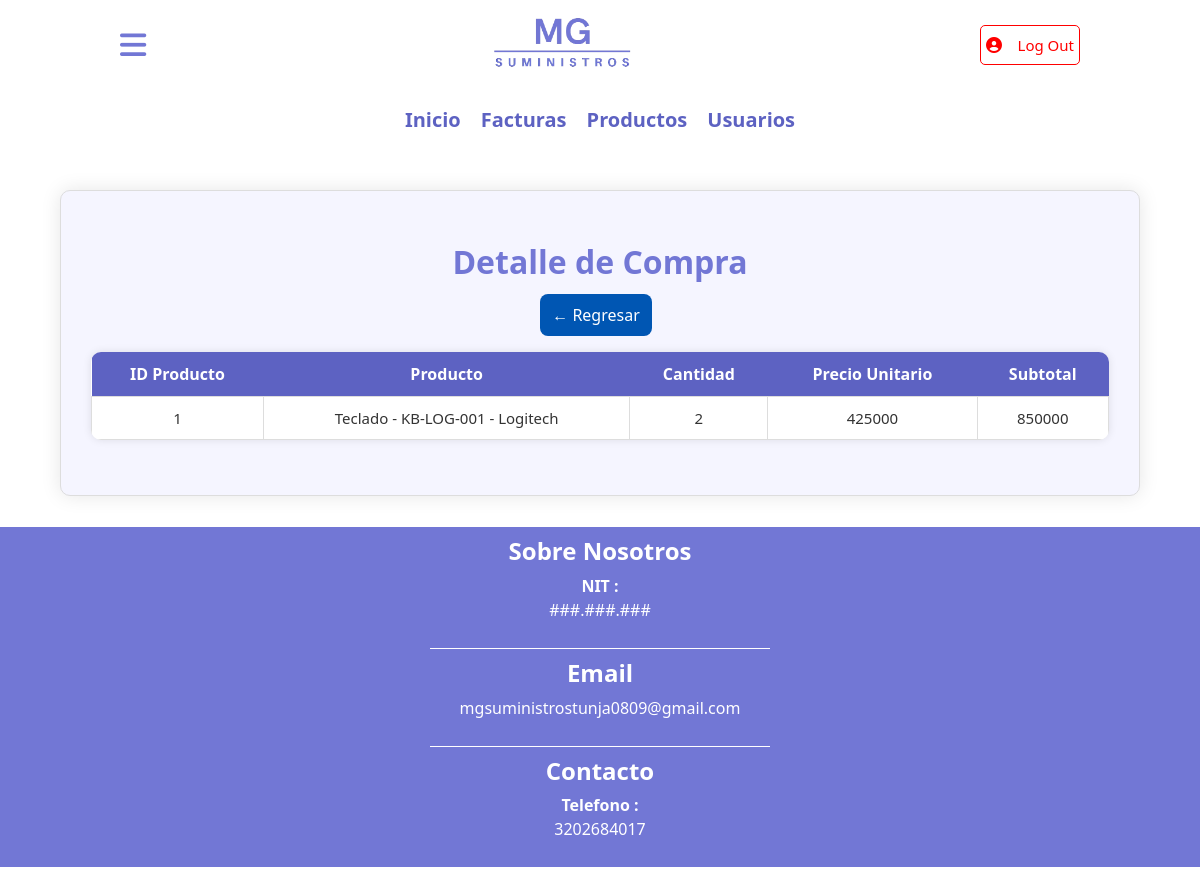
/compra_producto/select.php?id=1 (signed in), run on the app's committed database.
### tables this page shows
CREATE TABLE `compra_producto` (
  `id_compra_producto` int(11) NOT NULL,
  `cantidad` int(11) NOT NULL,
  `precio_unitario` decimal(12,0) NOT NULL,
  `id_compra` int(11) NOT NULL,
  `id_producto` int(11) NOT NULL
);

CREATE TABLE `producto` (
  `id_producto` int(11) NOT NULL,
  `id_categoria` int(11) NOT NULL,
  `id_marca` int(11) NOT NULL,
  `referencia` varchar(50) NOT NULL,
  `stock` int(11) NOT NULL,
  `precio_compra` decimal(10,2) NOT NULL,
  `precio_venta` decimal(10,2) NOT NULL,
  `id_proveedor` int(11) DEFAULT NULL
);

### compra_producto/select.php (the view, shortened to what this page needs)
<?php
require_once("../config/database.php");
$id_compra = intval($_GET['id']);
?>
<!DOCTYPE html>
<html lang="es">
<head>
    <link rel="stylesheet" href="../CSS/styles.css">
</head>
<body>
<?php include('../temp/header.php'); ?>
<?php include('../temp/contenido.php'); ?>
<div id="contenido">
    <form action="select.php" method="POST" name="select">
        <fieldset>
            <legend id="titulo-form">
                <h2>Detalle de Compra </h2>
            </legend>
    <a href="../compra/select.php" class="btn-filtro">← Regresar</a>
    <table class="tabla_roles">
        <tr>
            <th>ID Producto</th>
            <th>Producto</th>
            <th>Cantidad</th>
            <th>Precio Unitario</th>
            <th>Subtotal</th>
        </tr>
        <?php
        $sql = "
            SELECT
            producto.id_producto,
            CONCAT(
                categoria.tipo_categoria, ' - ',
                producto.referencia, ' - ',
                marca.nombre_marca
            ) AS producto_completo,
            compra_producto.cantidad,
            compra_producto.precio_unitario,
            (compra_producto.cantidad * compra_producto.precio_unitario) AS subtotal
            FROM compra_producto
            INNER JOIN producto
                ON compra_producto.id_producto = producto.id_producto
            INNER JOIN categoria
                ON producto.id_categoria = categoria.id_categoria
            INNER JOIN marca
                ON producto.id_marca = marca.id_marca
            WHERE compra_producto.id_compra = $id_compra
        ";
        $result = mysqli_query($conexion, $sql);
        if (mysqli_num_rows($result) > 0) {
            while ($fila = mysqli_fetch_assoc($result)) {
                echo "<tr>
                        <td>{$fila['id_producto']}</td>
                        <td>{$fila['producto_completo']}</td>
                        <td>{$fila['cantidad']}</td>
                        <td>{$fila['precio_unitario']}</td>
                        <td>{$fila['subtotal']}</td>
                      </tr>";
            }
        } else {
            echo "<tr><td colspan='5'>No hay productos en esta compra.</td></tr>";
        }
        ?>
    </table>
    </fieldset>
</form>
</div>
<?php include('../temp/footer.php'); ?>
</body>
</html>

### CSS/styles.css (style rules this page uses)
body { margin: 0; font-family:'Segoe UI', Tahoma, Geneva, Verdana, sans-serif; font-weight: 400px; }
#contenido { text-align: center; align-items: center; height: auto; align-content: center; margin-bottom: 30px; }
#contenido form { text-align: center; align-items: center; background-color: #F5F5FF ; border-radius:10px ; box-shadow: 0 0 20px rgba(0, 0, 0,0.1); width: 90%; margin: auto; }
fieldset { border: 1px solid #ddd; border-radius: 10px; padding: 30px; overflow-x: auto; -webkit-overflow-scrolling: touch; }
#titulo-form { font-weight: bold; display: flex; justify-content: center; align-items: center; gap: 40%; width: 100%; margin: 25px auto; }
#titulo-form h2 { color: #7277D5; font-weight: bold; text-align: left; margin-bottom: 20px; line-height: 1; margin: 0; }
table.tabla_roles { width: 95%; margin: 25px auto; border-collapse: collapse; background-color: #fff; box-shadow: 0 0 8px rgba(0, 0, 0,0.1); border-radius: 10px; overflow: hidden; box-sizing: border-box; max-width: 100%; }
table.tabla_roles th { background-color: #5D62C2 ; color: white; padding: 10px; text-align: center; font-weight: bold; font-size: 16px; }
table.tabla_roles td { border: 1px solid #ddd; text-align: center; padding: 10px; font-size: 15px; color: #333; }
.btn-filtro { background-color: #0056b3; color: white; padding: 10px 12px; border-radius: 8px; text-decoration: none; margin-right: 8px; transition: all 0.18s ease; font-size: 16px; line-height: 1; }
@media (max-width: 1200px) { table.tabla_roles { width: max-content; min-width: 100%; display: table; } }

### data on the page
compra_producto: id_producto.id_producto "1", producto_completo "Teclado - KB-LOG-001 - Logitech", cantidad "2", precio_unitario "425000", subtotal "850000"
